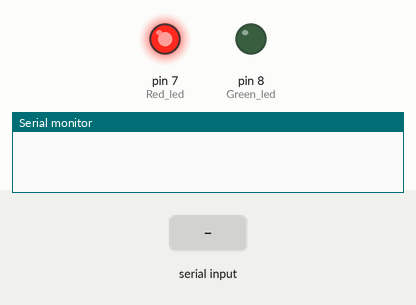
Recording of a sketch running on a simulated Arduino Uno, built with avr-gcc and run on an emulated ATmega328P. On the bench: output pins drawn as LEDs (lit = HIGH), the last lines printed to the serial monitor. The test bench sets the inputs (shaded band).

Above: at 1.2 s.
1.3 s: "o" received over Serial
At 2.5 s:
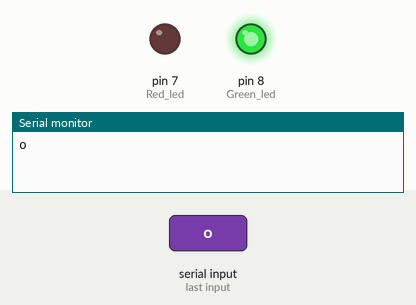
2.8 s: "1" received over Serial
At 3.8 s:
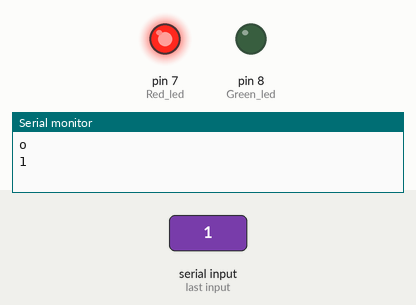
Timing chart, 0 to 5.8 s (numbered marks = the images above; inputs shaded):
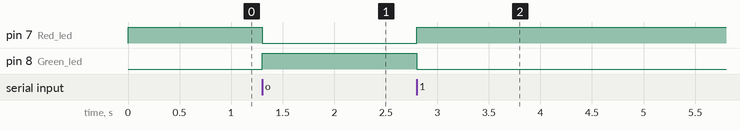

The sketch:

ard_rx.ino
```cpp
/* Program to control the green and red led based on input
 * received from ESP device.
 * RX_RESP8266 module reads the updated values from URL which is
 * updated by TX_ESP8266 module based on RFID detection.
 *
 * Author : Lal Bosco lawrence
 * Date   : 20-04-2018
 */

#include <SoftwareSerial.h>

/* UART pin Initialization */
SoftwareSerial mySerial(10, 11); // RX, TX

/* LED Pin initialization */
int Red_led   = 7;
int Green_led = 8;

void setup()
{
	/* Open serial communications and wait for port to open:*/
	Serial.begin(115200);
	/* wait for serial port to connect. Needed for native USB port only */
	while (!Serial);

	/* LED pin initialization as output */
	pinMode(Green_led, OUTPUT);
	pinMode(Red_led, OUTPUT);

	/* ON the red led */
	digitalWrite(Red_led, HIGH);
}

void loop()
{
	char ch;

	/* Validation of recive data */
	if (Serial.available())
	{
		/* Read the data */
		ch = Serial.read();
		Serial.println(ch);
		/* On the Green led
		* OFF the RED led
		*/
		if(ch=='o')
		{
			digitalWrite(Red_led, LOW);
			digitalWrite(Green_led, HIGH);
			delay(1000);
		}
		else
		{
			digitalWrite(Red_led, HIGH);  //ON the RED led
			digitalWrite(Green_led, LOW); //OFF the GREEN led
		}
	}
}
```

Measured:
- after the input at 1.3 s, pin 7 (Red_led): HIGH → LOW at once; pin 8 (Green_led): LOW → HIGH at once
- after the input at 2.8 s, pin 7 (Red_led): LOW → HIGH at once; pin 8 (Green_led): HIGH → LOW at once
